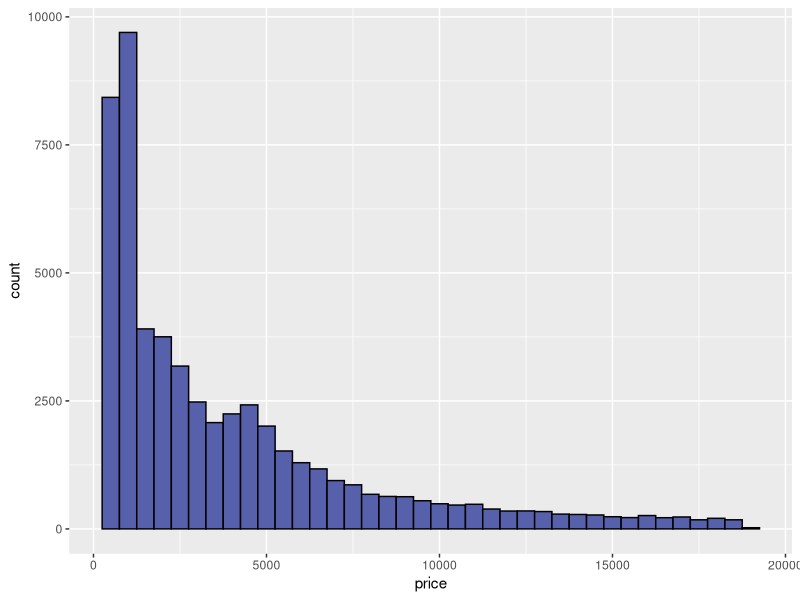

Recreate this plot in R.
## ---- chunk 1
knitr::opts_chunk$set(echo = TRUE)
## ---- chunk 2
library(ggplot2)
data("diamonds")
summary(diamonds)
## ---- chunk 3
dim(diamonds)

## ---- chunk 4
str(diamonds)
## ---- chunk 5
?diamonds
diamonds$color
## ---- chunk 6
ggplot(aes(x = price), data = diamonds) +
  geom_histogram(binwidth = 500, color = 'black', fill ='#5760AB')
## ---- chunk 7
summary(diamonds$price)
## ---- chunk 8
less500 <- subset(diamonds, price < 500, select = (price))
less250 <- subset(diamonds, price < 250, select = (price))
more_eq_15000 <- subset(diamonds, price >= 15000, select = (price))

length(less500$price)
length(less250$price)
length(more_eq_15000$price)
